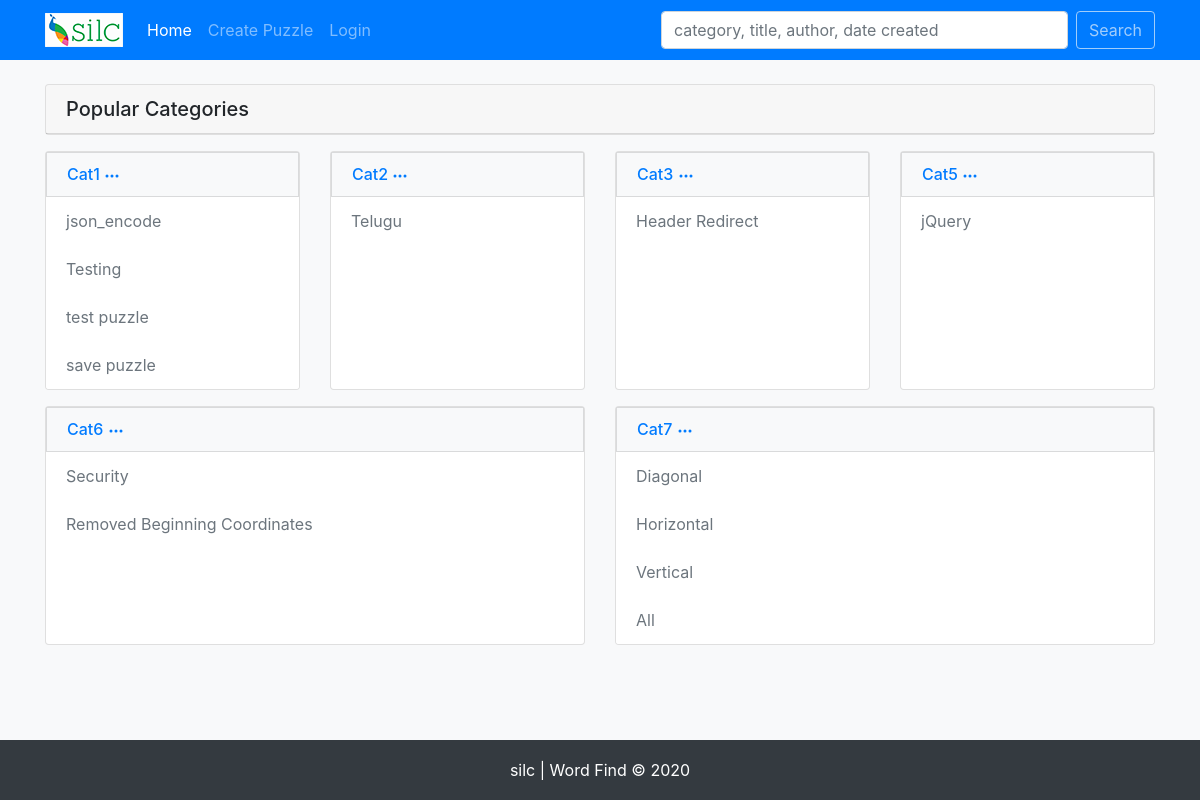
Before: / with the older database file.
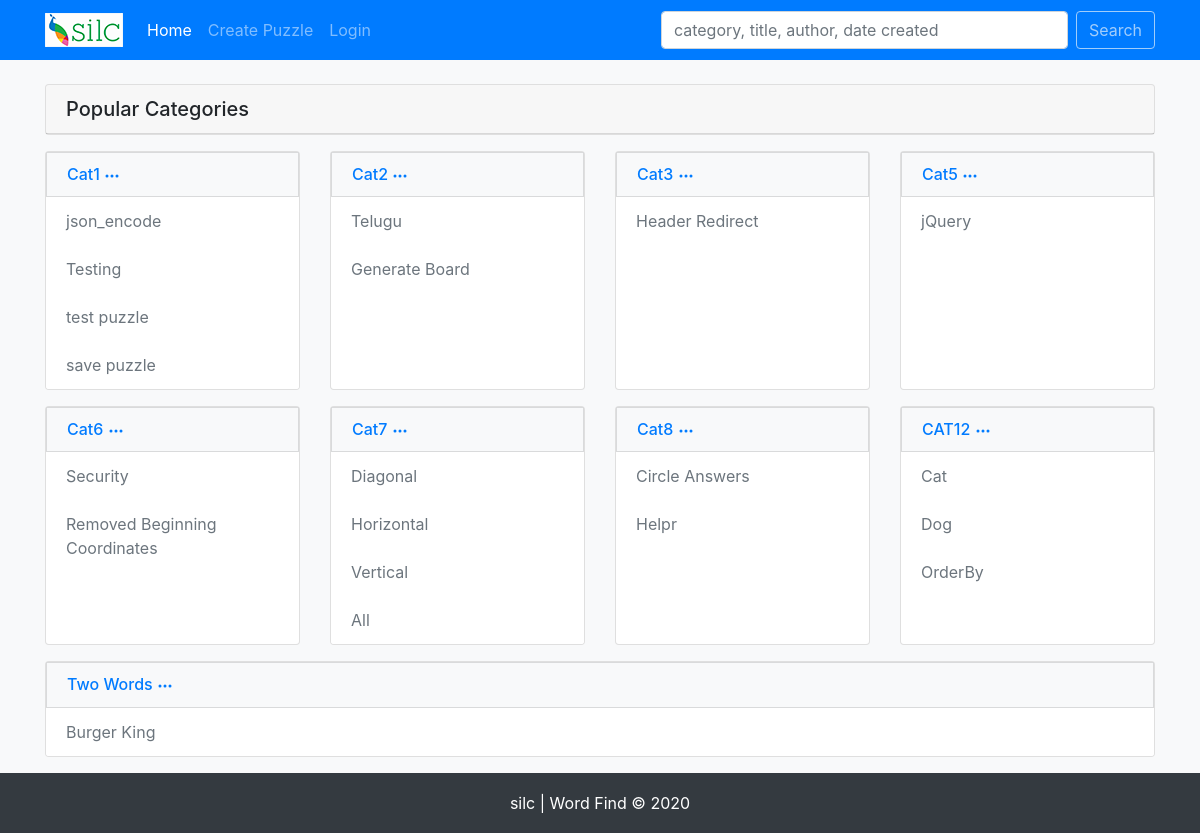
After: the same page with the newer database file.
### tables this page shows
CREATE TABLE `categories` (
  `cat_id` int(11) NOT NULL,
  `cat_name` varchar(255) NOT NULL
);

### helpers/functions.php (called while the page is built, shortened)
<?php
    function getCategoriesWithTopNResults($pdo){
        $sql = "SELECT cat_name, categories.cat_id,
                SUBSTRING_INDEX(GROUP_CONCAT(puzzles.title), ',', 5) AS puzzle_names, -- show top 5 results --
                SUBSTRING_INDEX(GROUP_CONCAT(puzzles.puzzle_id), ',', 5) AS puzzle_ids -- id top 5 results --
                FROM puzzles
                INNER JOIN categories
                ON categories.cat_id = puzzles.cat_id
                GROUP BY categories.cat_name
                ORDER BY categories.cat_id
        ";
        $stmt = $pdo->prepare($sql);
        $stmt->execute();
        return $stmt->fetchAll();
    }

### index.php (the view)
<?php
    $pageTitle = 'Word Find';
    include 'includes/header.php';
    $categories = getCategoriesWithTopNResults($pdo);
?>
    <div class="card mt-4">
        <h5 class="card-header">Popular Categories</h5>
    </div>
<?php
    $numOfCols = 4;
    $rowCount = 0;
    foreach($categories as $category):
        $data = [
            'cat_name' => $category->cat_name,
            'puzzle' => explode(',', $category->puzzle_names),
            'puzzle_id' => explode(',', $category->puzzle_ids)
        ];
        if($rowCount % $numOfCols == 0):
?>
        <div class="row">
    <?php
        endif;
        $rowCount++;
    ?>
    <div class="col-md mt-3">
        <div class="card h-100">
            <div class="list-group">
            <h6 class="mb-0"><a href="category.php?categoryId=<?php echo $category->cat_id; ?>" class="list-group-item list-group-item-action bg-light text-primary"><?php echo $data['cat_name']; ?>
                <svg width="1em" height="1em" viewBox="0 0 16 16" class="bi bi-three-dots" fill="currentColor" xmlns="http://www.w3.org/2000/svg">
                    <path fill-rule="evenodd" d="M3 9.5a1.5 1.5 0 1 1 0-3 1.5 1.5 0 0 1 0 3zm5 0a1.5 1.5 0 1 1 0-3 1.5 1.5 0 0 1 0 3zm5 0a1.5 1.5 0 1 1 0-3 1.5 1.5 0 0 1 0 3z"/>
                </svg>
            </a></h6>
                <?php foreach($data['puzzle'] as $index => $puzzle): ?>
                    <a href="puzzle.php?puzzleId=<?php echo $data['puzzle_id'][$index]; ?>" class="list-group-item list-group-item-action text-muted border-0"><?php echo $puzzle; ?></a>
                <?php endforeach; ?>
            </div>
        </div>
    </div>
        <?php
            if($rowCount % $numOfCols == 0): ?>
        </div>
<?php
            endif;
        endforeach;
?>
<?php include('includes/footer.php'); ?>

### includes/header.php (shortened to what this page needs)
<?php
    require_once 'db.php';
    require_once 'helpers/functions.php';
?>
<!DOCTYPE html PUBLIC '-//W3C//DTD XHTML 1.0 Transitional//EN''http://www.w3.org/TR/xhtml1/DTD/xhtml1-transitional.dtd'><html xmlns='http://www.w3.org/1999/xhtml' xml:lang='en' lang='en'>
<head>
    <link rel="stylesheet" href="https://stackpath.bootstrapcdn.com/bootstrap/4.5.2/css/bootstrap.min.css">
    <link rel="stylesheet" href="css/style.css">
</head>
<body class="d-flex flex-column">
    <nav class="navbar navbar-expand-lg navbar-dark bg-primary">
        <div class="container">
            <a class="navbar-brand" href="index.php"><img src="images/logo.png" alt="logo"></a>
            <div class="collapse navbar-collapse justify-content-between" id="navbarNavAltMarkup">
                <div class="navbar-nav">
                    <a class="nav-item nav-link<?php echo ($pageTitle == 'Word Find') ? ' active' : '' ; ?>" href="index.php">Home</a>
                    <a class="nav-item nav-link<?php echo ($pageTitle == 'Word Find Puzzle Maker') ? ' active' : '' ; ?>" href="create_puzzle.php">Create Puzzle</a>
                    <a class="nav-item nav-link<?php echo ($pageTitle == 'login') ? ' active' : '' ; ?>" href="login.php">Login</a>
                </div>
                <form id="search" class="form-inline" action="search.php" method="post">
                    <input class="form-control mr-sm-2" type="search" name="query" placeholder="category, title, author, date created" onfocus="this.placeholder = ''" onblur="this.placeholder = 'category, title, author, date created'" size="33" aria-label="Search" value="<?php echo isset($_POST['query']) ? $_POST['query'] : ''; ?>">
                    <button class="btn btn-outline-light my-2 my-sm-0" type="submit">Search</button>
                </form>
            </div>
        </div>
    </nav>
    <main class="flex-fill pb-3 bg-light">
        <div class="container">

### includes/footer.php (shortened to what this page needs)
        </div>
    </main>
    <footer class="bg-dark">
       <div class="container text-white">
            silc | Word Find &#169; <?php echo date('Y');  ?>
       </div>
    </footer>
</body>
</html>

### css/style.css (style rules this page uses)
footer { height: 60px; line-height: 60px; text-align: center; }

Changed rows visible on the page:
added categories: cat_name "Cat8", puzzle "Circle Answers", puzzle "Helpr"
added categories: cat_name "CAT12", puzzle "Cat", puzzle "Dog", puzzle "OrderBy"
added categories: cat_name "Two Words", puzzle "Burger King"
Other visible differences:
new list line: "Generate Board"
